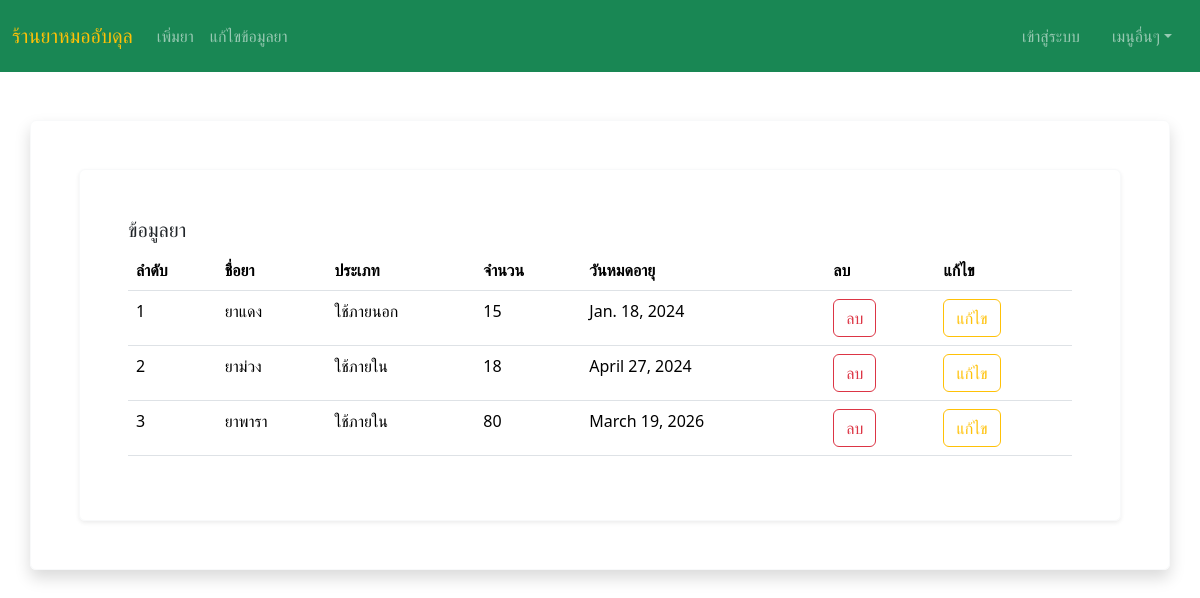
Page /manage_drug on the committed database.
### hospital_app/models.py (models this page shows, shortened)
class drug(models.Model):
    drug_id = models.AutoField(primary_key=True)
    drug_name = models.CharField(max_length=255)
    drug_type = models.ForeignKey(d_type,on_delete=models.CASCADE)
    drug_qty = models.IntegerField()
    drug_exp = models.DateField()

class d_type(models.Model):
    type_id = models.AutoField(primary_key=True)
    type_name = models.CharField(max_length=255)
    def __str__(self):
        return f"{self.type_name}"

### hospital_app/views.py (the view)
# urls.py: path('manage_drug',views.manage_drug),
def manage_drug(request):
    show_drug = drug.objects.all()
    context = {'drug' : show_drug}
    return render(request,'manage_drug.html',context)

### hospital_app/templates/manage_drug.html
{% extends "base.html" %}
{% block content %}
<div class="p-5 border border-light rounded shadow-sm ">
    <h5>ข้อมูลยา</h5>
    <table class="table">
        <thead>
            <tr>
                <th>ลำดับ</th>
                <th>ชื่อยา</th>
                <th>ประเภท</th>
                <th>จำนวน</th>
                <th>วันหมดอายุ</th>
                <th>ลบ</th>
                <th>แก้ไข</th>
            </tr>
        </thead>
        <tbody>
            {% for i in drug %}
            <tr>
                <td>{{i.drug_id}}</td>
                <td>{{i.drug_name}}</td>
                <td>{{i.drug_type}}</td>
                <td>{{i.drug_qty}}</td>
                <td>{{i.drug_exp}}</td>
                <th><a href="delete/{{i.drug_id}}" type="a" class="btn btn-outline-danger">ลบ</a></th>
                <th><a href="edit/{{i.drug_id}}" type="a" class="btn btn-outline-warning">แก้ไข</a></th>
            </tr>
            {% endfor %}
        </tbody>
    </table>
</div>
{% endblock %}

### hospital_app/templates/base.html (shortened to what this page needs)
<!DOCTYPE html>
<html>
<head>
  {% load bootstrap5 %}
  {% bootstrap_css %}
</head>
<body>
    <nav class="navbar navbar-expand-sm navbar-dark bg-success">
        <div class="container-fluid">
          <a class="navbar-brand text-warning" href="/">ร้านยาหมออับดุล</a>
          <div class="collapse navbar-collapse" id="mynavbar">
            <ul class="navbar-nav me-auto">
              <li class="nav-item">
                <a class="nav-link" href="/add_drug">เพิ่มยา</a>
              </li>
              <li class="nav-item">
                <a class="nav-link" href="/manage_drug">แก้ไขข้อมูลยา</a>
              </li>
            </ul>
            <ul class="navbar-nav me-right">
            <li class="nav-link">
                <a class="nav-link" href="/login">เข้าสู่ระบบ</a>
            </li>
            <li class="nav-link dropdown">
                <a class="nav-link dropdown-toggle" href="#" role="button" data-bs-toggle="dropdown">เมนูอื่นๆ</a>
              </li>
            </ul>
          </div>
        </div>
      </nav>
      <div class="container mt-5 p-5 rounded shadow border border-light">
        {% block content %}
        {% endblock %}
      </div>
</body>
</html>

### rows in the picture
drug: drug_id "1", drug_name "ยาแดง", drug_type "ใช้ภายนอก", drug_qty "15", drug_exp "Jan. 18, 2024"
drug: drug_id "2", drug_name "ยาม่วง", drug_type "ใช้ภายใน", drug_qty "18", drug_exp "April 27, 2024"
drug: drug_id "3", drug_name "ยาพารา", drug_type "ใช้ภายใน", drug_qty "80", drug_exp "March 19, 2026"
